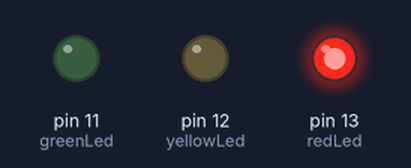
Bench run of a sketch on a simulated Arduino Uno, built with avr-gcc and run on an emulated ATmega328P. On the bench: output pins drawn as LEDs (lit = HIGH).

Above: at 2.0 s.
At 6.0 s:
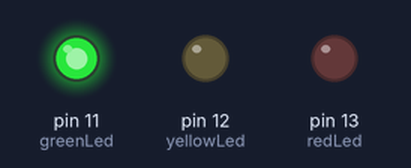
At 9.0 s:
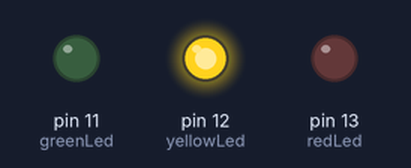
Timing chart, 0 to 13.0 s (numbered marks = the images above):
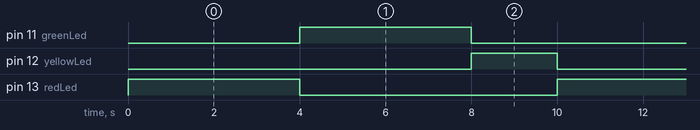

The sketch:

sketch_nov23a.ino
```cpp
int redLed = 13;
int greenLed = 11;
int yellowLed = 12;
int blueLed = 10;


void setup() {
 pinMode(redLed,OUTPUT); // DEFINE O PINO 13 COMO OUTPUT, OU SEJA, VARIÁVEL DE SAÍDA.
 pinMode(yellowLed,OUTPUT); // IDEM PARA O PINO 12.
 pinMode(greenLed,OUTPUT); // IDEM PARA O PINO 11.
}

void loop() {
 digitalWrite(redLed,HIGH); // COLOCA O PINO 13 EM NÍVEL "ALTO", OU SEJA, 5 V; O LED VERM. ACENDE.
 delay(4000); // TEMPO DE ESPERA DE 4 SEGUNDOS.
 digitalWrite(redLed,LOW); // COLOCA O PINO 13 EM NÍVEL "BAIXO", OU SEJA, 0 V; O LED VERM. APAGA.

 digitalWrite(greenLed,HIGH); // COLOCA O PINO 11 EM NÍVEL "ALTO", OU SEJA, 5 V; O LED VERDE ACENDE.
 delay(4000); // TEMPO DE ESPERA DE 4 SEGUNDOS.
 digitalWrite(greenLed,LOW); // COLOCA O PINO 11 EM NÍVEL "BAIXO", OU SEJA, 0 V; O LED VERDE APAGA.

 digitalWrite(yellowLed,HIGH); // COLOCA O PINO 12 EM NÍVEL "ALTO", OU SEJA, 5 V; O LED AMAR. ACENDE.
 delay(2000); // TEMPO DE ESPERA DE 2 SEGUNDOS.
 digitalWrite(yellowLed,LOW); // COLOCA O PINO 12 EM NÍVEL "BAIXO", OU SEJA, 0 V; O LED AMAR. APAGA.

 digitalWrite(blueLed,HIGH); // COLOCA O PINO 10 EM NÍVEL "ALTO", OU SEJA, 5 V; O LED Branco. ACENDE.
 }
```

Measured:
- by itself, pin 11 (greenLed), pin 13 (redLed): alternates HIGH for 4.0 s and LOW for 6.0 s
- by itself, pin 12 (yellowLed): alternates HIGH for 2.0 s and LOW for 8.0 s
- by itself, everything shown: repeats every 10.0 s, in 4 steps
